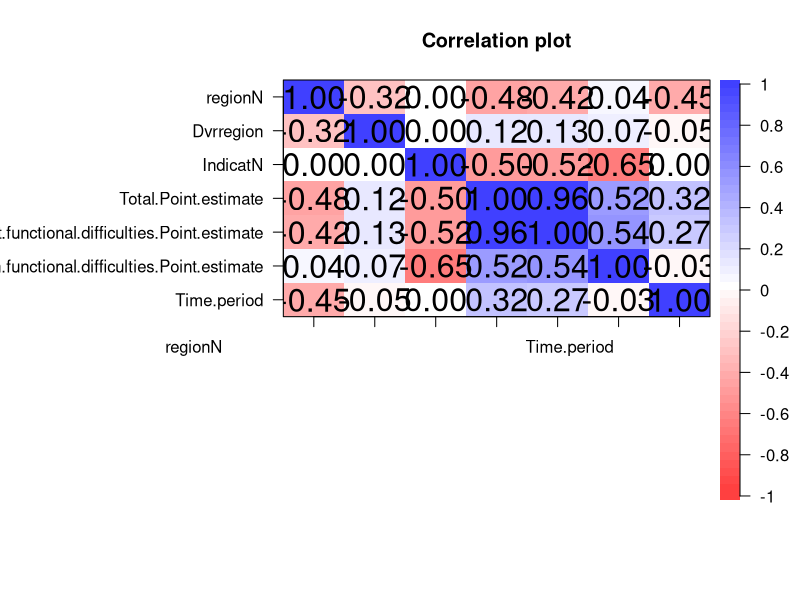
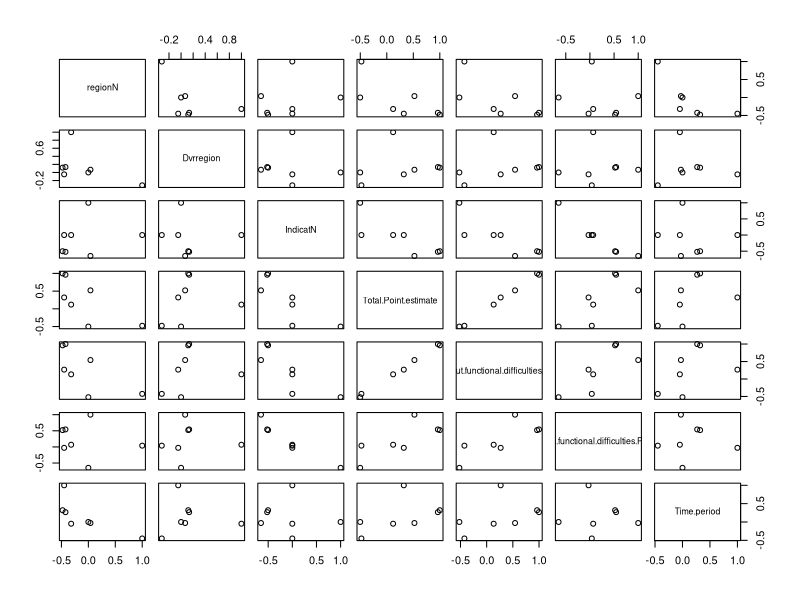
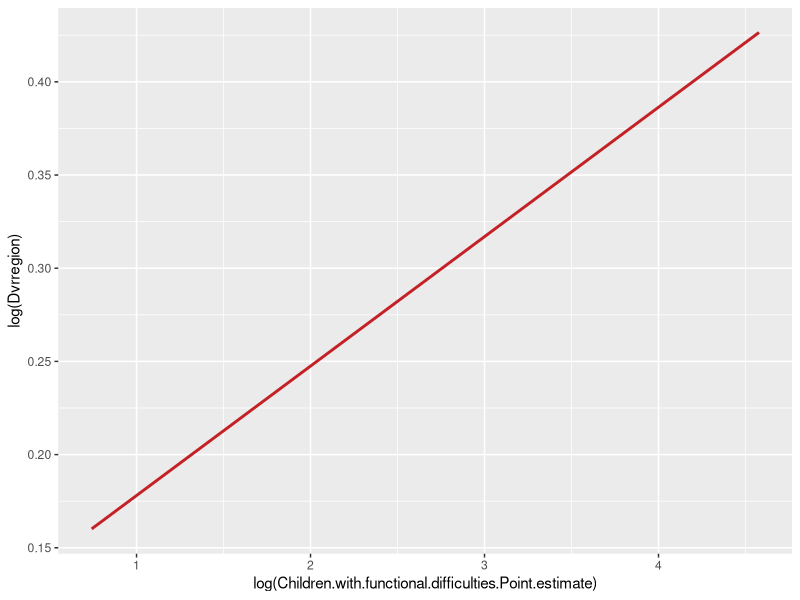
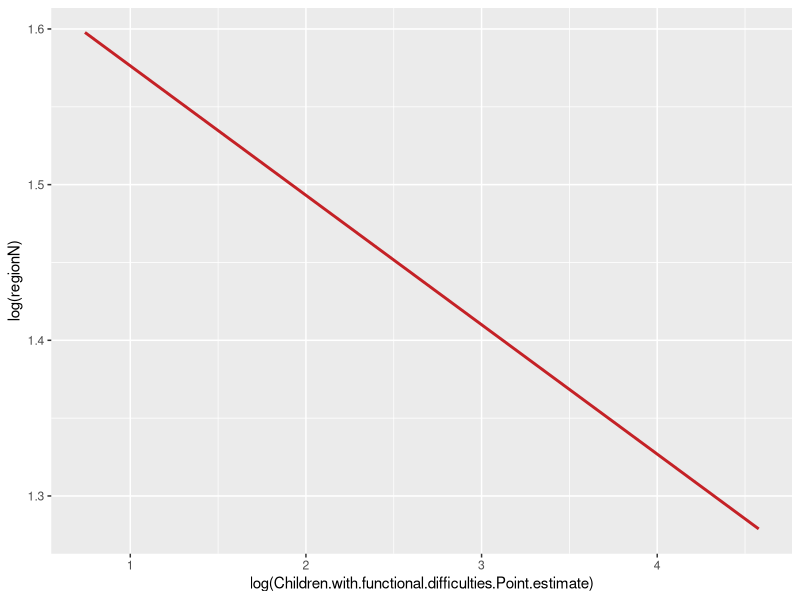
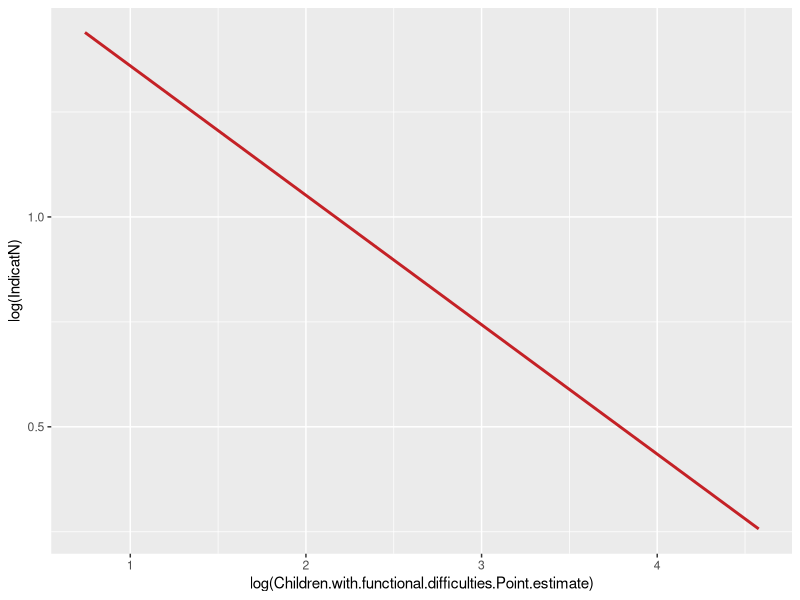
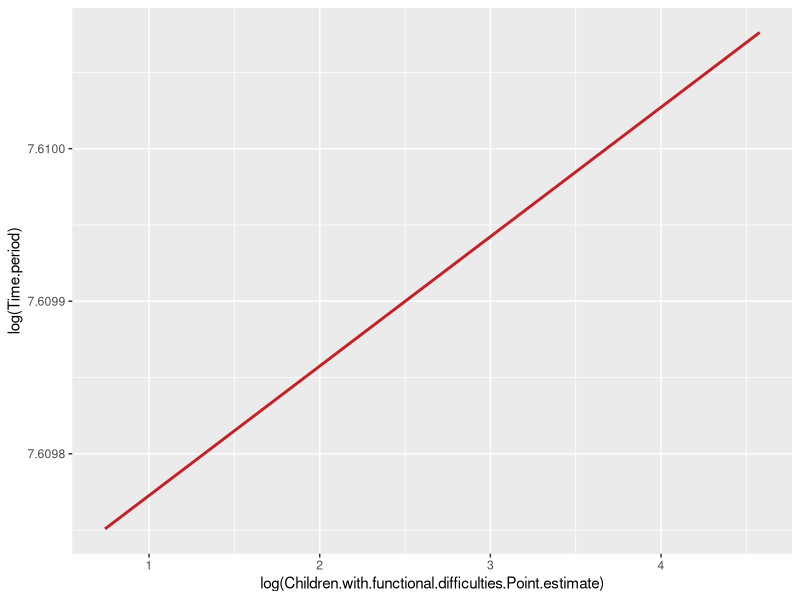
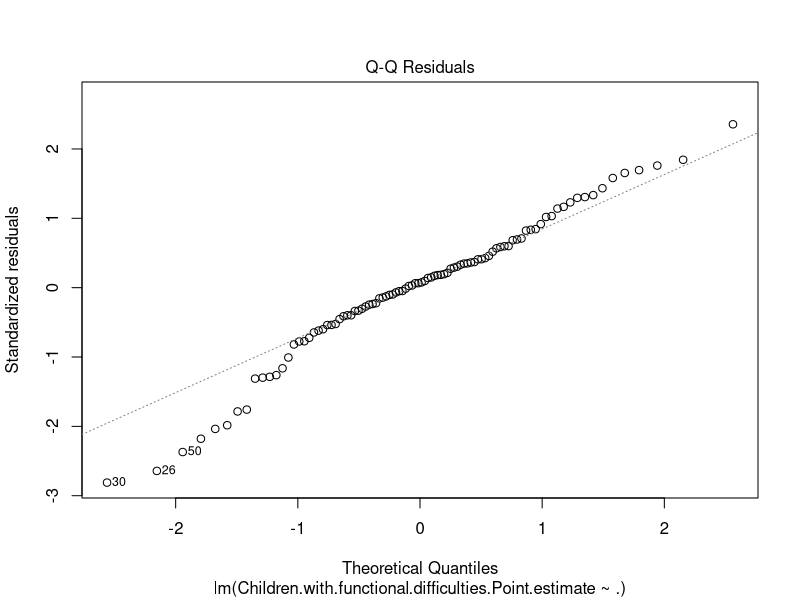
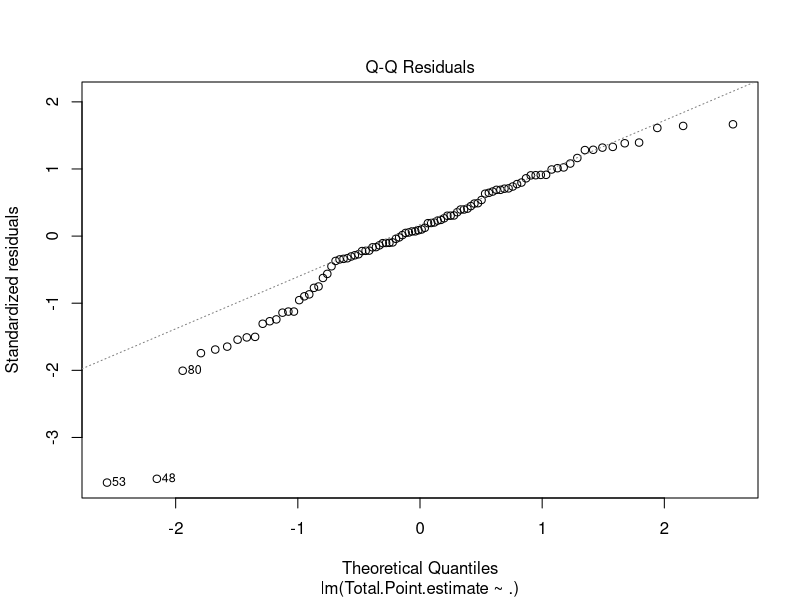

Recreate these plots in R, in order. (Note: this script raises an error after producing the figures.)
setwd("C:/Users/nursa/OneDrive/GroupProjDA")
library(psych)
library(caret)
library(dplyr)
library(car)

anar=read.csv("totalANAR.csv")
dt=subset(anar,select = c(regionN,Dvrregion,IndicatN,
                        Total.Point.estimate,Children.without.functional.difficulties.Point.estimate,
                        Children.with.functional.difficulties.Point.estimate,Time.period))
corPlot(cor(dt))
pairs(cor(dt))


ggplot(dt, aes(x = log(Children.with.functional.difficulties.Point.estimate), y = log(Dvrregion))) +
  stat_smooth(method = "lm",
              col = "#C42126", se = FALSE, size = 1
  )
ggplot(dt, aes(x = log(Children.with.functional.difficulties.Point.estimate), y = log(regionN))) +
  stat_smooth(method = "lm",
              col = "#C42126", se = FALSE, size = 1
  )
ggplot(dt, aes(x = log(Children.with.functional.difficulties.Point.estimate), y = log(IndicatN))) +
  stat_smooth(method = "lm",
              col = "#C42126", se = FALSE, size = 1
  )
ggplot(dt, aes(x = log(Children.with.functional.difficulties.Point.estimate), y = log(Time.period))) +
  stat_smooth(method = "lm",
              col = "#C42126", se = FALSE, size = 1
  )

set.seed(4)
model=lm(Children.with.functional.difficulties.Point.estimate~.,data = dt)

summary(model)
# Call:
#   lm(formula = Children.with.functional.difficulties.Point.estimate ~ 
#        ., data = dt)
# 
# Residuals:
#   Min      1Q  Median      3Q     Max 
# -71.092 -11.987   1.615  14.548  58.649 
# 
# Coefficients:
#                                                          Estimate Std. Error t value Pr(>|t|)    
# (Intercept)                                             3415.5121  6653.0177   0.513   0.6090    
# regionN                                                    4.6039     1.8450   2.495   0.0144 *  
# Dvrregion                                                  4.6125     4.0560   1.137   0.2585    
# IndicatN                                                 -18.8861     3.9734  -4.753 7.65e-06 ***
# Total.Point.estimate                                       0.3148     0.3360   0.937   0.3515    
# Children.without.functional.difficulties.Point.estimate    0.1861     0.3197   0.582   0.5619    
# Time.period                                               -1.6807     3.2951  -0.510   0.6113    
# ---
#   Signif. codes:  0 '***' 0.001 '**' 0.01 '*' 0.05 '.' 0.1 ' ' 1
# 
# Residual standard error: 25.81 on 89 degrees of freedom
# Multiple R-squared:  0.5246,	Adjusted R-squared:  0.4925 
# F-statistic: 16.37 on 6 and 89 DF,  p-value: 1.295e-12

plot(model,2)
#require regression for tpe
dt_tpe=subset(dt,select = -c(Children.without.functional.difficulties.Point.estimate,Children.with.functional.difficulties.Point.estimate))
model_tpe=lm(Total.Point.estimate~.,data = dt_tpe)
summary(model_tpe)
plot(model_tpe,2)

#require regression for cwithout
dt_cthout=subset(dt,select = -c(Total.Point.estimate,Children.with.functional.difficulties.Point.estimate))
model_cthout=lm(Children.without.functional.difficulties.Point.estimate~.,data=dt_cthout)
summary(model_cthout)
plot(model_cthout,2)

#create prediction of ANAR
hmph=subset(dt,select = c(Time.period,Children.with.functional.difficulties.Point.estimate))
a=colMeans(hmph[hmph$Time.period=='2017',])
b=colMeans(hmph[hmph$Time.period=='2018',])
c=colMeans(hmph[hmph$Time.period=='2019',])
d=colMeans(hmph[hmph$Time.period=='2020',])

yearPred=data.frame(
  year=c(2017:2020),
  anarDisabled=c(as.double(a[2]),as.double(b[2]),as.double(c[2]),as.double(d[2]))
)
i=0
pred=0

for(i in 1:nrow(dt)) {

  re=dt[i,]$regionN
  dv=dt[i,]$Dvrregion
  inid=dt[i,]$IndicatN
  
  #set year to predict
  t=2021
  
  #set total estimate
  d=data.frame(regionN=re,Dvrregion=dv,IndicatN=indi,Time.period=t,interval = "confidence")
  tpe=as.double(predict(model_tpe,d))
  
  #set cthout
  d1=data.frame(regionN=re,Dvrregion=dv,IndicatN=indi,Time.period=t,interval = "confidence")
  cthout=as.double(predict(model_cthout,d1))
  
  newdata=data.frame(regionN=re,
                     Dvrregion=dv,
                     IndicatN=indi,
                     Total.Point.estimate=tpe,
                     Children.without.functional.difficulties.Point.estimate=cthout,
                     Time.period = t, interval = "confidence")
  
 pred=pred+as.double(predict(model,newdata))
}
meanPred=pred/nrow(dt)
#create data frame
newPred=data.frame(
  year=2021,
  anarDisabled=meanPred
)
#insert to yearPred
yearPred=rbind(yearPred,newPred)

plot(yearPred$year, yearPred$anarDisabled, col="red",type = "l", lty = 2, frame=FALSE)
lines(yearPred[1:4,]$year, yearPred[1:4,]$anarDisabled, col="blue",type = "l", lty = 1)
legend("topleft", legend=c("Predicted", "Actual"),
       col=c("red", "blue"), lty = 2:1, cex=0.8)
